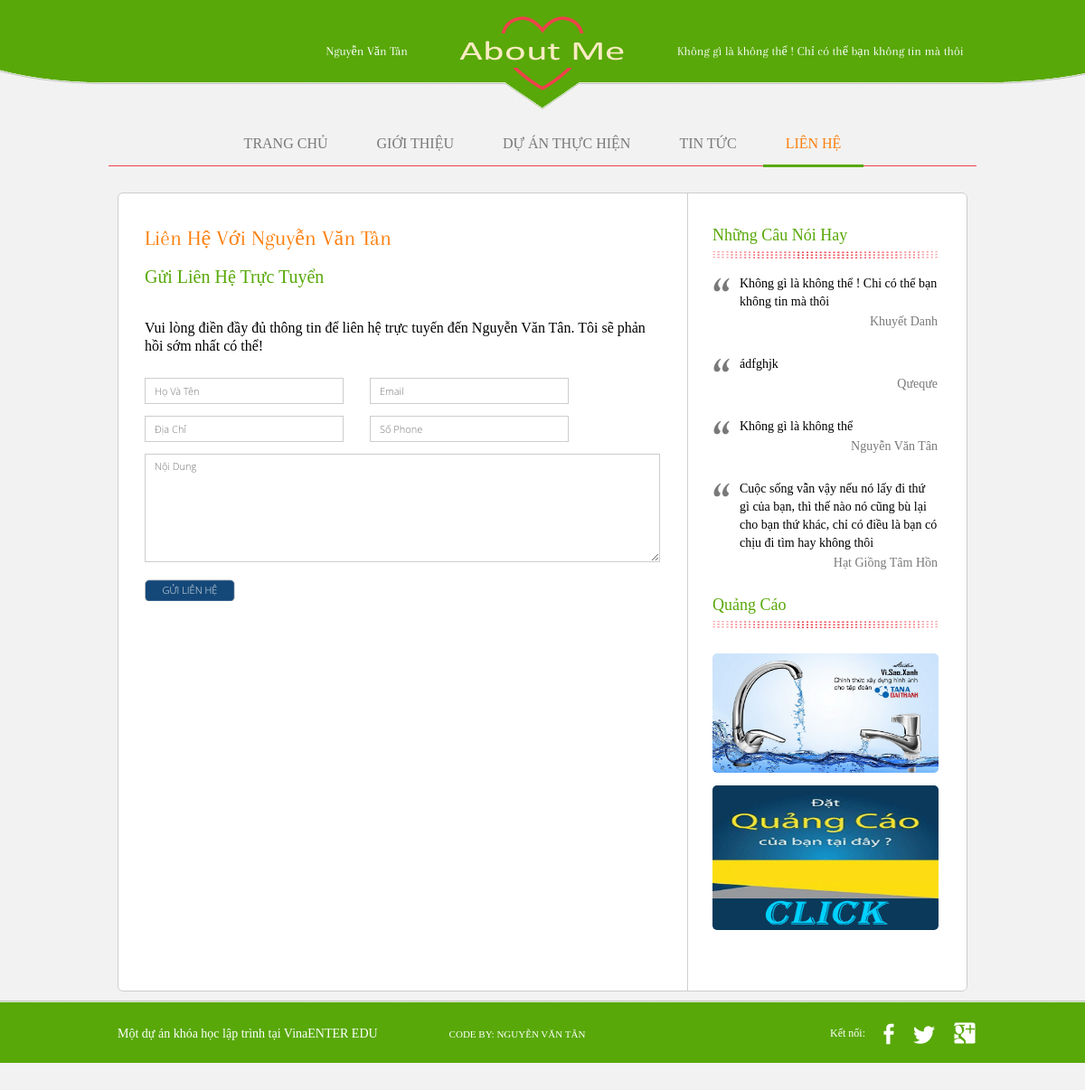
Screenshot of /lien-he.html with the database file from the repository.
### tables this page shows
CREATE TABLE `users` (
  `id_user` int(255) NOT NULL,
  `fb_id` varchar(50) NOT NULL,
  `username` varchar(120) NOT NULL,
  `first_name` varchar(255) NOT NULL,
  `last_name` varchar(255) NOT NULL,
  `password` varchar(120) NOT NULL,
  `email` varchar(150) NOT NULL,
  `fullname` varchar(200) NOT NULL,
  `picture` varchar(255) NOT NULL,
  `address` varchar(255) NOT NULL,
  `skill` varchar(255) NOT NULL,
  `target` text NOT NULL,
  `Ability` text NOT NULL,
  `workplace` varchar(255) NOT NULL,
  `website` varchar(255) NOT NULL,
  `phone` int(12) NOT NULL,
  `active` bit(1) NOT NULL,
  `maxacnhan` int(6) NOT NULL
);

CREATE TABLE `saying` (
  `id_saying` int(12) NOT NULL,
  `content` varchar(500) NOT NULL,
  `author` varchar(255) NOT NULL
);

CREATE TABLE `advs` (
  `id_advs` int(12) NOT NULL,
  `name` varchar(255) NOT NULL,
  `banner` varchar(255) NOT NULL,
  `link` varchar(255) NOT NULL
);

### application/views/templates/public/template.php (called while the page is built, shortened)
<?php $this->load->view('templates/public/header.php')?>
	<?php
		$Controller=$this->router->fetch_class();
		$Controller=str_replace(array('Public_','public_'),array('',''),$Controller);
		$Method=$this->router->fetch_method();
		$this->load->view("{$Controller}/{$Method}")
	 ?>

### application/controllers/Public_contact.php (called while the page is built, shortened)
<?php
class Public_contact extends MY_Controller
{
    public function index()
    {
        $arData["arUser"] = $this->user_model->get();
        $this->load->view('templates/public/template', $arData);
    }
}

### index.php (called while the page is built, shortened)
<?php
require_once BASEPATH.'core/CodeIgniter.php';

### application/models/User_model.php (called while the page is built, shortened)
<?php
class User_model extends CI_Model
{
    public function get()
    {
        $this->db->select('*');
        $this->db->from('users');
        $arWhere = ["id_user" => 1];
        $this->db->where($arWhere);
        $this->db->order_by('id_user', 'desc');
        $query = $this->db->get();
        return $query->result_array();
    }
}

### application/models/Say_model.php (called while the page is built, shortened)
<?php
class Say_model extends CI_Model
{
    public function index($offset, $row_count)
    {
        $this->db->select('*');
        $this->db->from('saying');
        $this->db->order_by('id_saying', 'desc');
        $this->db->limit($row_count, $offset);
        $query = $this->db->get();
        return $query->result_array();
    }
}

### application/core/MY_Controller.php (called while the page is built, shortened)
<?php
class MY_Controller extends CI_Controller {
		public function __construct()
		{
			$this->arSay=$this->say_model->index(0,4);
			$this->arAdv=$this->adv_model->index(0,2);
		}
}

### application/models/Adv_model.php (called while the page is built, shortened)
<?php
class Adv_model extends CI_Model
{
    public function index($offset, $row_count)
    {
        $this->db->select('*');
        $this->db->from("advs");
        $this->db->order_by('id_advs', 'desc');
        $this->db->limit($row_count, $offset);
        $query = $this->db->get();
        return $query->result_array();
    }
}

### application/views/templates/public/slidebar.php (the view)
<div id="sidebar">
				<div class="testimonials">
					<h3>Những câu nói hay</h3>
					<ul>
					<?php
					foreach ($this->arSay as $key => $value) {?>
						<li>
							<p>
								<?php echo $value["content"]?>
							</p>
							<span class="author"><?php echo $value["author"]?></span>
						</li>
					<?php }?>
					</ul>
				</div>
				<div class="awards">
					<h3>Quảng cáo</h3>
					<?php foreach ($this->arAdv as $key => $value) {
						 if ($value['banner']!="") {
						          $url_pic=$_SERVER["DOCUMENT_ROOT"]."/assets/file/tmp/".$value['banner'];
						          if(file_exists($url_pic)){
						          	$url=$value["link"];
						            $pic=$value['banner'];
						          }else{
						          	$url="/public_contact";
						          $pic="dat-quang-cao.gif";
						        }
						      }
						?>
					<a href="<?php echo $url?>" class="first">
						<img src="<?php echo FILES?>/<?php echo $pic?>" alt="" />
					</a>
					<?php }?>
				</div>
			</div>

### application/views/contact/index.php (shortened to what this page needs)
<div class="content">
	<div id="section">
		<h2>Liên hệ với <?php echo $arUser[0]["fullname"]?></h2>
		<form action="/public_contact/contact" method="post" id="gui_mail">
			<b>Gửi liên hệ trực tuyển</b>
			<span>Vui lòng điền đầy đủ thông tin để liên hệ trực tuyến đến <?php echo $arUser[0]["fullname"]?>. Tôi sẽ phản hồi sớm nhất có thể!</span>
			<input type="text" name="name" id="name" value="" placeholder="Họ và tên" required />
			<input type="email" name="email" id="email" value=""  placeholder="Email" required/>
			<input type="text" name="address" id="address" value=""  placeholder="Địa chỉ" />
			<input type="tel" minlength="10" maxlength="11" name="phone" id="phone" value=""  placeholder="Số phone" />
			<textarea name="message" id="message" cols="30" rows="10" placeholder="Nội dung"></textarea>
			<input  type="submit" name="send" id="send" value="Gửi liên hệ">
		</form>
		<div class="fb-comments" data-href="http://tan.vnsmiles.com/lien-he.html" data-width="580px" data-numposts="4"></div>
	</div>
	<?php
	$this->load->view('templates/public/slidebar');
	?>
</div>

### assets/templates/public/css/style.css (style rules this page uses)
body { background: #f2f2f2 none repeat scroll 0 0; font-family: "David Libre",serif; font-weight: normal; line-height: 1; margin: 0; min-width: 960px; padding: 0; }
#body .content { background: #fff url("../images/bg-sidebar.gif") repeat-y scroll right top; border: 1px solid #cdcdcd; border-radius: 6px; margin: 0 auto; overflow: hidden; padding: 0; width: 938px; }
#body .content #section, #body .content #blog { float: left; margin: 0; padding: 37px 29px 29px; width: 570px; }
#body h2 { color: #fc8010; font-family: "Arapey"; font-size: 24px; font-weight: normal; margin: 0; padding: 0 0 21px; text-transform: capitalize; }
#body .content #section > b, #body .content #section div b, #body .content #section form b { color: #58a808; display: inline-block; font-family: times new roman; font-size: 20px; font-weight: normal; margin: 0; padding: 0; text-transform: capitalize; }
#body .content #section div { margin: 0; padding: 41px 0 0; }
#body .content #section form { margin: 0; overflow: hidden; padding: 0; }
#body .content #section form span { clear: both; display: block; font-size: 16px; margin: 0; line-height: 20px; padding: 37px 0 25px; }
#body .content #section form input, #body .content #section form select { background: rgba(0, 0, 0, 0) none repeat scroll 0 0; border: 1px solid #cdcdcd; color: #797979; display: block; float: left; font-family: "OpenSans-Light"; font-size: 11px; font-weight: normal; margin: 0 29px 13px 0; padding: 6px 10px; text-transform: capitalize; width: 198px; }
#body .content #section form textarea { background: rgba(0, 0, 0, 0) none repeat scroll 0 0; border: 1px solid #cdcdcd; color: #797979; display: block; font-family: "OpenSans-Light"; font-size: 11px; font-weight: normal; height: 108px; margin: 0 0 18px; overflow: auto; padding: 5px 10px; text-transform: capitalize; width: 548px; }
#body .content #section form #send { background: rgba(0, 0, 0, 0) url("../images/bg-more.png") no-repeat scroll 0 1px; border: 0 none; color: #ececec; display: block; float: none; margin: 0; padding: 5px 0; text-align: center; text-transform: uppercase; width: 100px; }
#body .content #sidebar { float: left; margin: 0; padding: 37px 0; width: 308px; }
#body .content #sidebar div { margin: 0 0 30px; padding: 0 30px 0 29px; }
#body .content #sidebar div h3 { background: rgba(0, 0, 0, 0) url("../images/dots.gif") no-repeat scroll center bottom; color: #58a808; font-family: times new roman; font-size: 18px; font-weight: normal; margin: 0 0 18px; padding: 0 0 17px; text-transform: capitalize; }
#body .content #sidebar div ul { margin: 0; padding: 0; }
#body .content #sidebar div ul li { font-size: 14px; line-height: 24px; list-style: outside none none; margin: 0; overflow: hidden; padding: 0; }
#body .content #sidebar div ul li p { clear: both; font-size: 14px; font-weight: normal; line-height: 20px; margin: 0; padding: 0; }
#body .content #sidebar .testimonials { margin: 0; }
#body .content #sidebar .testimonials ul li { padding: 0 0 25px; }
#body .content #sidebar .testimonials ul li p { background: rgba(0, 0, 0, 0) url("../images/icons.png") no-repeat scroll -43px -254px; padding: 0 0 0 30px; }
#body .content #sidebar .awards { padding: 0 24px; }
#body .content #sidebar .awards h3 { clear: both; margin: 0 6px 28px 5px; }
#body .content #sidebar .awards a { display: block; margin: 0 5px; padding: 0; }
#body .content #sidebar .awards img { border: 0 none; border-radius: 5px; display: block; margin: 0 0 14px; max-height: 160px; padding: 0; width: 100%; }
span.author { color: #797979; display: inline-block; float: right; font-family: times new roman; font-size: 14px; font-weight: normal; line-height: 24px; margin: 0; padding: 0; text-decoration: none; text-transform: capitalize; }
body { margin: 0; }
body p { font-size: 14px; }

### rows the page displays
users: fullname "Nguyễn Văn Tân"
saying: content "Không gì là không thể ! Chi có thể bạn không tin mà thôi", author "Khuyết Danh"
saying: content "ádfghjk", author "Qưeqưe"
saying: content "Không gì là không thể", author "Nguyễn Văn Tân"
saying: content "Cuộc sống vẫn vậy nếu nó lấy đi thứ gì của bạn, thì thế nào nó cũng bù lại cho bạn thứ khác, chỉ có điều là bạn có chịu đi tìm hay không thôi", author "Hạt Giồng Tâm Hồn"
advs: banner (picture)
advs: shows a picture
